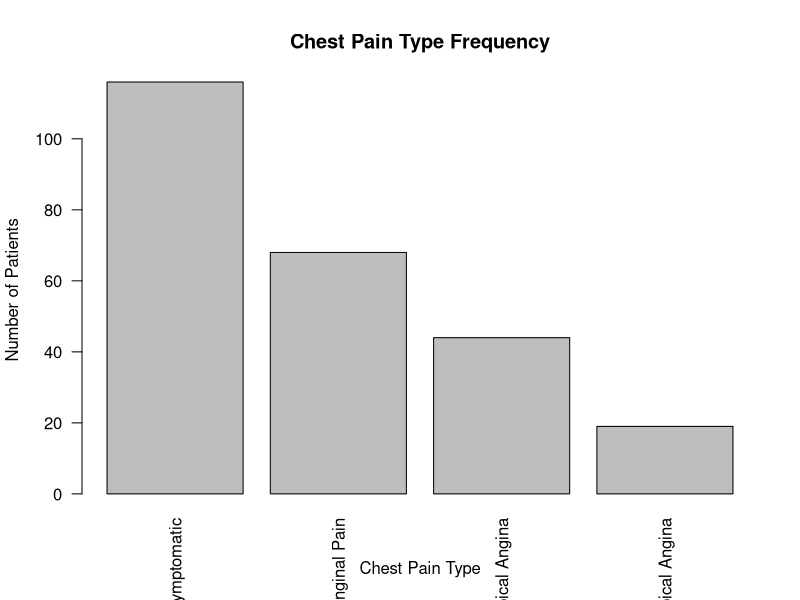
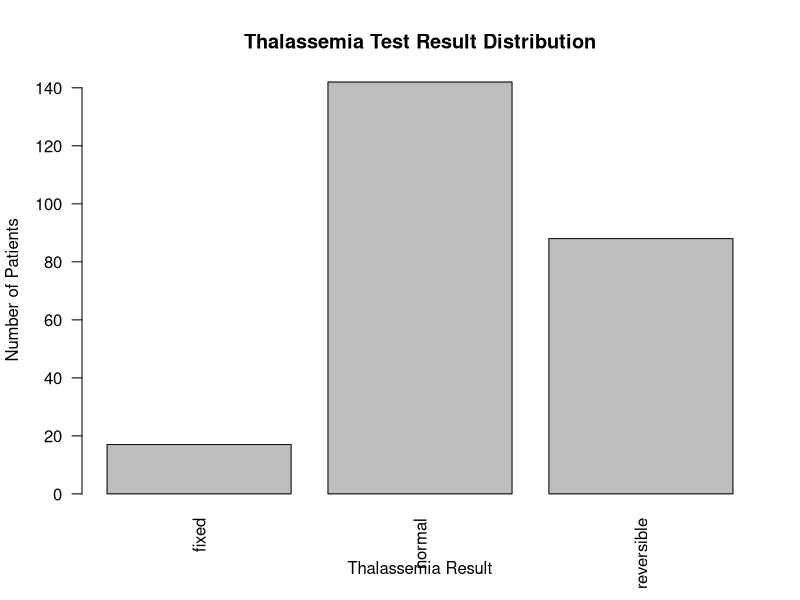
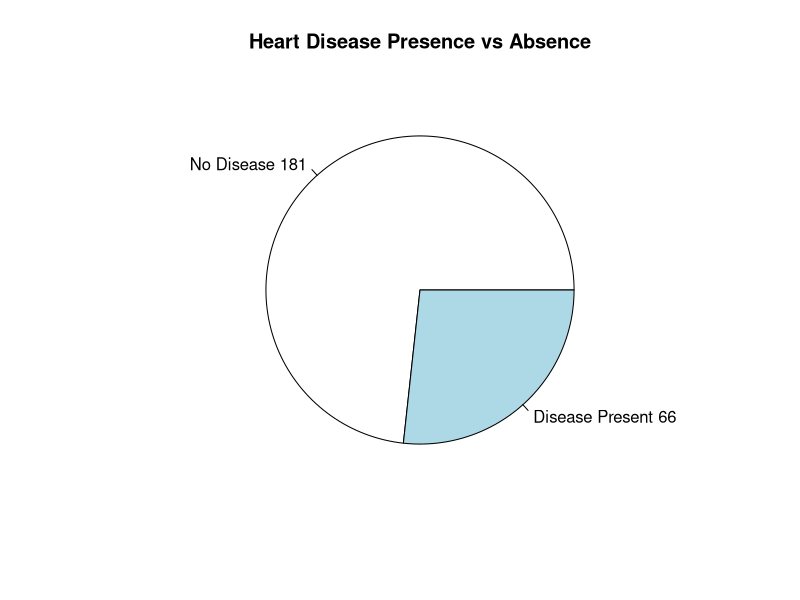
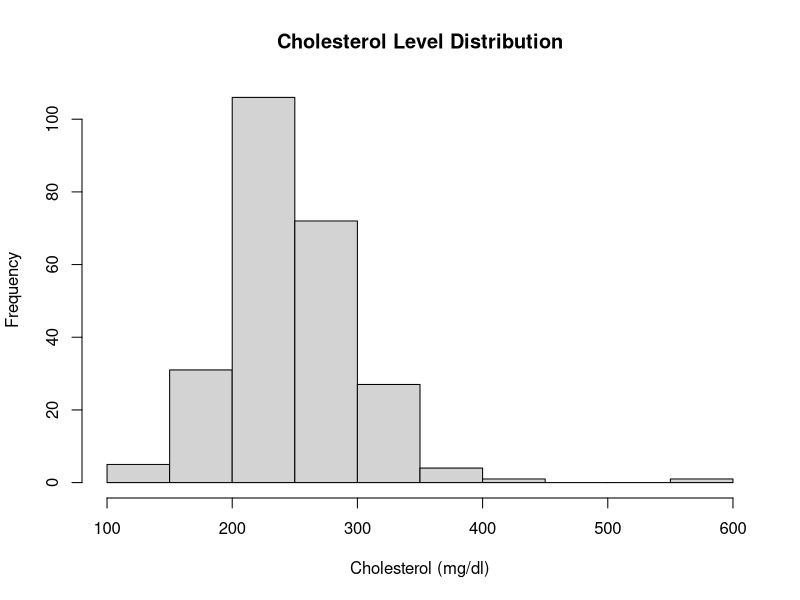
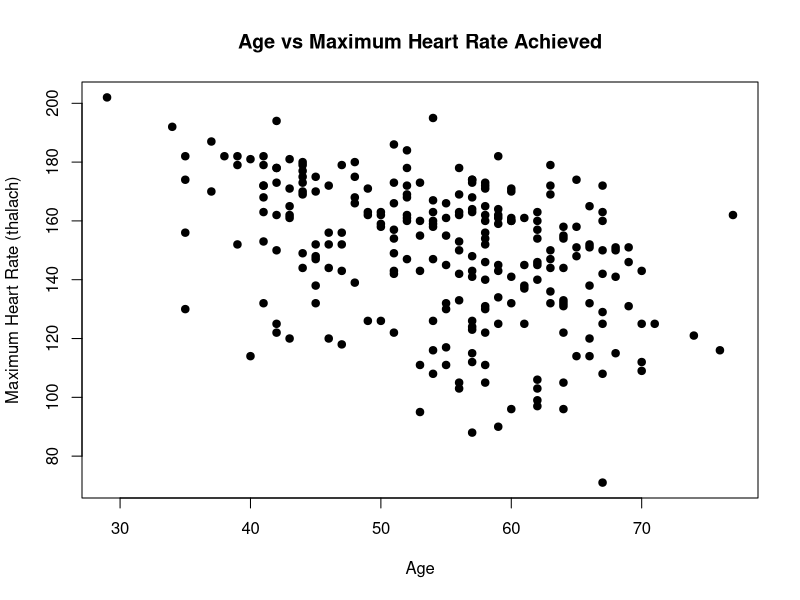

Write R code to recreate these figures, in order.
## ---- chunk 1
knitr::opts_chunk$set(echo = TRUE)
## ---- chunk 2
heart_data <- read.csv("heart_disease_dataset.csv")

head(heart_data)
## ---- chunk 3
str(heart_data)

summary(heart_data)
## ---- chunk 4
colSums(is.na(heart_data))
## ---- chunk 5
heart_data$cp_label <- factor(
  heart_data$cp,
  levels = c(1, 2, 3, 4),
  labels = c("Typical Angina", "Atypical Angina",
             "Non-Anginal Pain", "Asymptomatic")
)

heart_data$sex_label <- factor(
  heart_data$sex,
  levels = c(0, 1),
  labels = c("Female", "Male")
)

heart_data$target_label <- factor(
  heart_data$target,
  levels = c(0, 1),
  labels = c("No Disease", "Disease Present")
)

head(
  heart_data[, c("cp_label", "sex_label", "target_label")]
)
## ---- chunk 6
mean(heart_data$chol, na.rm = TRUE)
## ---- chunk 7
median(heart_data$chol, na.rm = TRUE)
## ---- chunk 8
var(heart_data$chol, na.rm = TRUE)
## ---- chunk 9
sd(heart_data$chol, na.rm = TRUE)
## ---- chunk 10
cp_count <- table(heart_data$cp_label)

sort(cp_count, decreasing = TRUE)
## ---- chunk 11
barplot(
  sort(cp_count, decreasing = TRUE),
  main = "Chest Pain Type Frequency",
  xlab = "Chest Pain Type",
  ylab = "Number of Patients",
  las = 2
)
## ---- chunk 12
thal_count <- table(heart_data$thal)

thal_count
## ---- chunk 13
barplot(
  thal_count,
  main = "Thalassemia Test Result Distribution",
  xlab = "Thalassemia Result",
  ylab = "Number of Patients",
  las = 2
)
## ---- chunk 14
target_count <- table(heart_data$target_label)

target_count
## ---- chunk 15
pie(
  target_count,
  main = "Heart Disease Presence vs Absence",
  labels = paste(names(target_count), target_count)
)
## ---- chunk 16
hist(
  heart_data$chol,
  main = "Cholesterol Level Distribution",
  xlab = "Cholesterol (mg/dl)",
  ylab = "Frequency"
)
## ---- chunk 17
plot(
  heart_data$age,
  heart_data$thalach,
  main = "Age vs Maximum Heart Rate Achieved",
  xlab = "Age",
  ylab = "Maximum Heart Rate (thalach)",
  pch = 19
)
## ---- chunk 18
cor(
  heart_data$age,
  heart_data$thalach,
  use = "complete.obs"
)
